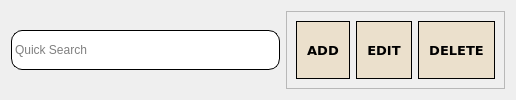
         <widget class="QWidget" name="widget" native="true">
          <layout class="QHBoxLayout" name="horizontalLayout_25">
           <item>
            <widget class="QFrame" name="searchhhbar">
             <property name="sizePolicy">
              <sizepolicy hsizetype="Preferred" vsizetype="MinimumExpanding">
               <horstretch>0</horstretch>
               <verstretch>0</verstretch>
              </sizepolicy>
             </property>
             <property name="minimumSize">
              <size>
               <width>0</width>
               <height>0</height>
              </size>
             </property>
             <property name="maximumSize">
              <size>
               <width>300</width>
               <height>40</height>
              </size>
             </property>
             <property name="styleSheet">
              <string notr="true">QFrame{
    background-color: #ffffff;
    border: 1px solid #000000;
    border-radius: 11px;
    padding: 1px;}
#serachinput{
background: transparent;
        border: none;
}
#searchicon{
background: transparent;
        border: none;
}



</string>
             </property>
             <property name="frameShape">
              <enum>QFrame::StyledPanel</enum>
             </property>
             <property name="frameShadow">
              <enum>QFrame::Raised</enum>
             </property>
             <layout class="QHBoxLayout" name="horizontalLayout_9">
              <property name="leftMargin">
               <number>0</number>
              </property>
              <property name="topMargin">
               <number>0</number>
              </property>
              <property name="rightMargin">
               <number>0</number>
              </property>
              <property name="bottomMargin">
               <number>0</number>
              </property>
              <item alignment="Qt::AlignRight">
               <widget class="QLineEdit" name="serachinput">
                <property name="minimumSize">
                 <size>
                  <width>250</width>
                  <height>25</height>
                 </size>
                </property>
                <property name="maximumSize">
                 <size>
                  <width>250</width>
                  <height>16777215</height>
                 </size>
                </property>
                <property name="layoutDirection">
                 <enum>Qt::LeftToRight</enum>
                </property>
                <property name="styleSheet">
                 <string notr="true"/>
                </property>
                <property name="placeholderText">
                 <string>Quick Search</string>
                </property>
               </widget>
              </item>
              <item alignment="Qt::AlignLeft|Qt::AlignVCenter">
               <widget class="QLabel" name="searchicon">
                <property name="maximumSize">
                 <size>
                  <width>30</width>
                  <height>30</height>
                 </size>
                </property>
                <property name="text">
                 <string/>
                </property>
                <property name="pixmap">
                 <pixmap>../jhane/JJ-Elevate-Owner-Files-/search.png</pixmap>
                </property>
                <property name="scaledContents">
                 <bool>true</bool>
                </property>
               </widget>
              </item>
             </layout>
            </widget>
           </item>
           <item>
            <widget class="QFrame" name="frame_12">
             <property name="sizePolicy">
              <sizepolicy hsizetype="Preferred" vsizetype="MinimumExpanding">
               <horstretch>0</horstretch>
               <verstretch>0</verstretch>
              </sizepolicy>
             </property>
             <property name="frameShape">
              <enum>QFrame::StyledPanel</enum>
             </property>
             <property name="frameShadow">
              <enum>QFrame::Raised</enum>
             </property>
             <layout class="QHBoxLayout" name="horizontalLayout_24">
              <item>
               <widget class="QPushButton" name="addbtn">
                <property name="sizePolicy">
                 <sizepolicy hsizetype="Minimum" vsizetype="Preferred">
                  <horstretch>0</horstretch>
                  <verstretch>0</verstretch>
                 </sizepolicy>
                </property>
                <property name="font">
                 <font>
                  <family>Verdana</family>
                  <pointsize>10</pointsize>
                  <weight>75</weight>
                  <bold>true</bold>
                 </font>
                </property>
                <property name="styleSheet">
                 <string notr="true">/* Default Inactive Buttons */
QPushButton {
    background-color: #ebe0cc;
    color: black;
border: 1px solid #000000; 
    padding: 10px;
font-family: &quot;Verdana&quot;, sans-serif; 
text-align: center;
}

/* Hover Effect on Inactive Buttons */
QPushButton:hover {
    background-color:#d7a613;
color:black;
}

/* Active Button (Current Page) */
QPushButton#activeButton {
    background-color: #d7a613;
    color: black;
}
</string>
                </property>
                <property name="text">
                 <string>ADD</string>
                </property>
                <property name="icon">
                 <iconset>
                  <normaloff>add.png</normaloff>add.png</iconset>
                </property>
                <property name="iconSize">
                 <size>
                  <width>26</width>
                  <height>26</height>
                 </size>
                </property>
               </widget>
              </item>
              <item>
               <widget class="QPushButton" name="editbtn">
                <property name="sizePolicy">
                 <sizepolicy hsizetype="Minimum" vsizetype="Preferred">
                  <horstretch>0</horstretch>
                  <verstretch>0</verstretch>
                 </sizepolicy>
                </property>
                <property name="font">
                 <font>
                  <family>Verdana</family>
                  <pointsize>10</pointsize>
                  <weight>75</weight>
                  <bold>true</bold>
                 </font>
                </property>
                <property name="styleSheet">
                 <string notr="true">/* Default Inactive Buttons */
QPushButton {
    background-color: #ebe0cc;
    color: black;
border: 1px solid #000000; 
    padding: 10px;
font-family: &quot;Verdana&quot;, sans-serif; 
text-align: center;
}

/* Hover Effect on Inactive Buttons */
QPushButton:hover {
    background-color:#d7a613;
color:black;
}

/* Active Button (Current Page) */
QPushButton#activeButton {
    background-color: #d7a613;
    color: black;
}
</string>
                </property>
                <property name="text">
                 <string>EDIT</string>
                </property>
                <property name="icon">
                 <iconset>
                  <normaloff>edit.png</normaloff>edit.png</iconset>
                </property>
                <property name="iconSize">
                 <size>
                  <width>27</width>
                  <height>27</height>
                 </size>
                </property>
               </widget>
              </item>
              <item>
               <widget class="QPushButton" name="delbtn">
                <property name="sizePolicy">
                 <sizepolicy hsizetype="Minimum" vsizetype="Preferred">
                  <horstretch>0</horstretch>
                  <verstretch>0</verstretch>
                 </sizepolicy>
                </property>
                <property name="font">
                 <font>
                  <family>Verdana</family>
                  <pointsize>10</pointsize>
                  <weight>75</weight>
                  <bold>true</bold>
                 </font>
                </property>
                <property name="styleSheet">
                 <string notr="true">/* Default Inactive Buttons */
QPushButton {
    background-color: #ebe0cc;
    color: black;
border: 1px solid #000000; 
    padding: 10px;
font-family: &quot;Verdana&quot;, sans-serif; 
text-align: center;
}

/* Hover Effect on Inactive Buttons */
QPushButton:hover {
    background-color:#d7a613;
color:black;
}

/* Active Button (Current Page) */
QPushButton#activeButton {
    background-color: #d7a613;
    color: black;
}
</string>
                </property>
                <property name="text">
                 <string>DELETE</string>
                </property>
                <property name="icon">
                 <iconset>
                  <normaloff>delete.png</normaloff>delete.png</iconset>
                </property>
                <property name="iconSize">
                 <size>
                  <width>27</width>
                  <height>27</height>
                 </size>
                </property>
               </widget>
              </item>
             </layout>
            </widget>
           </item>
          </layout>
         </widget>
